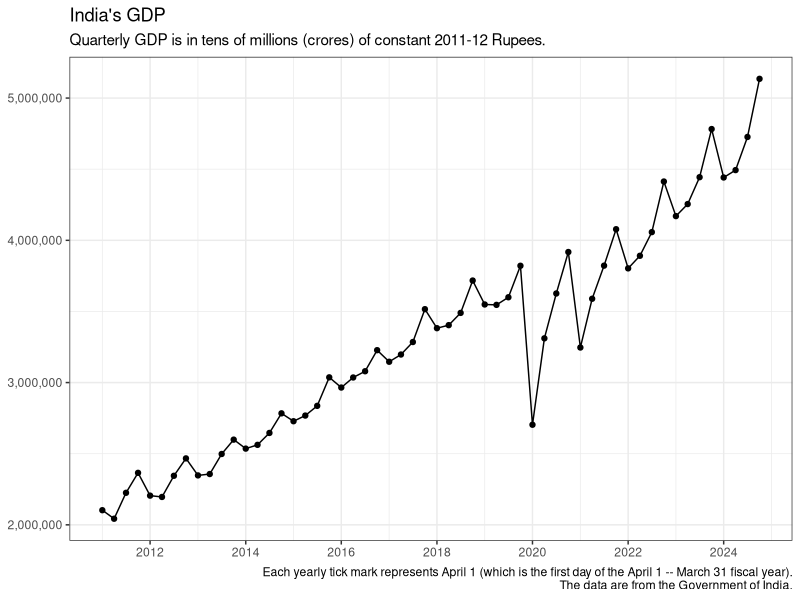
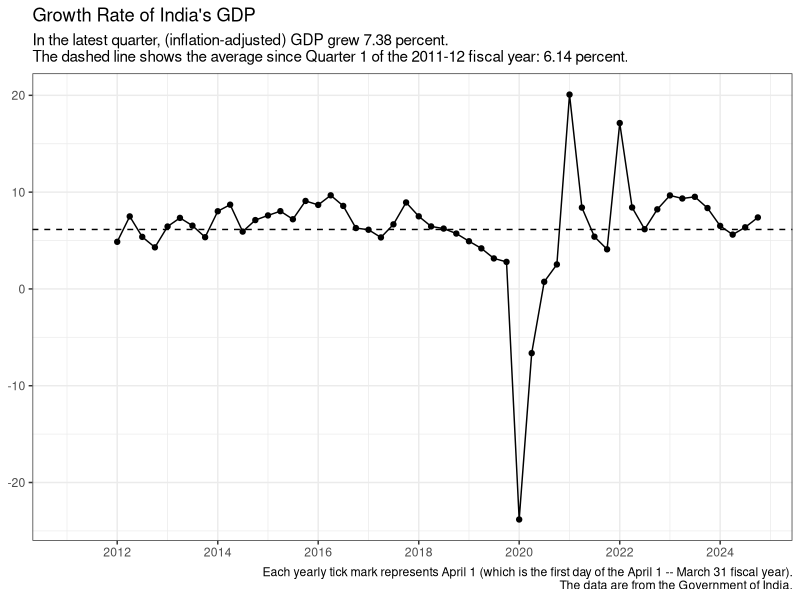
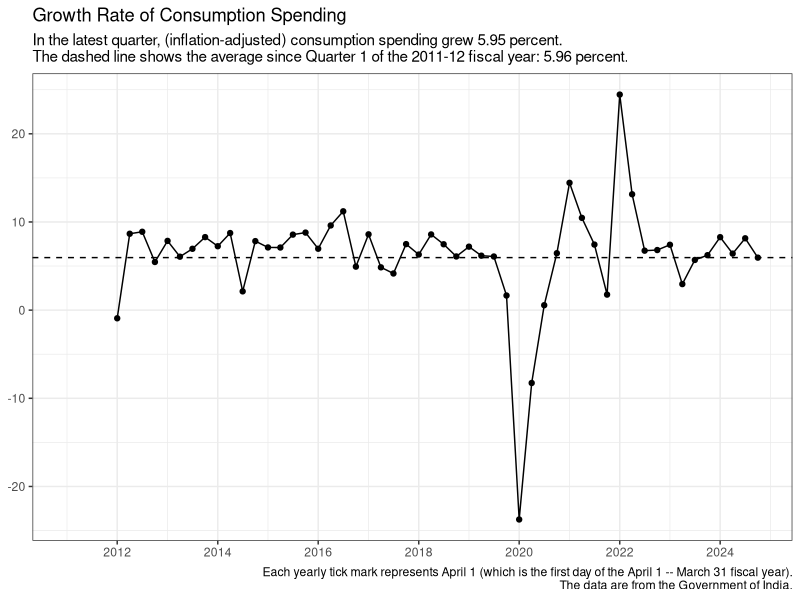
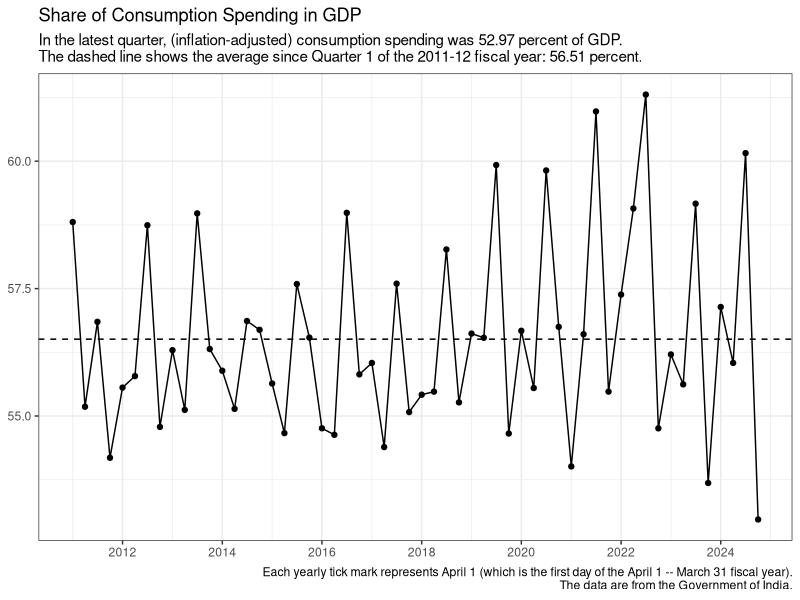
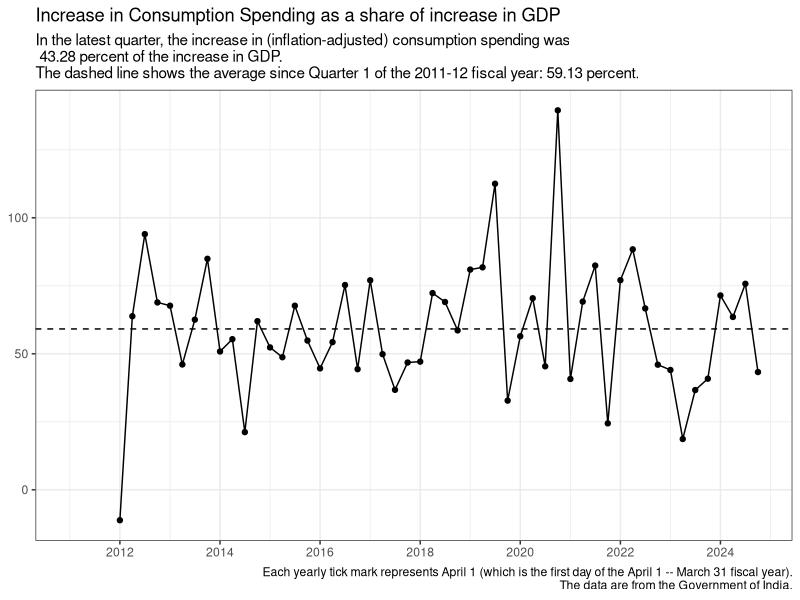
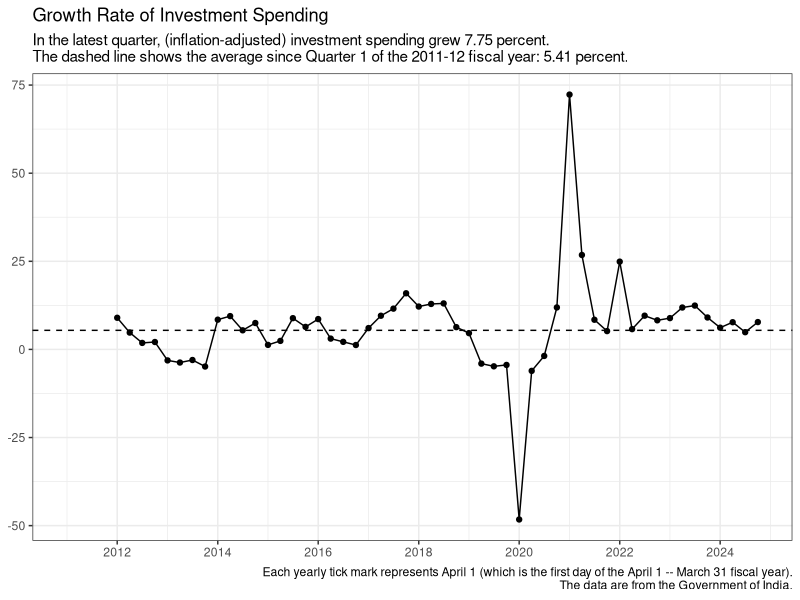
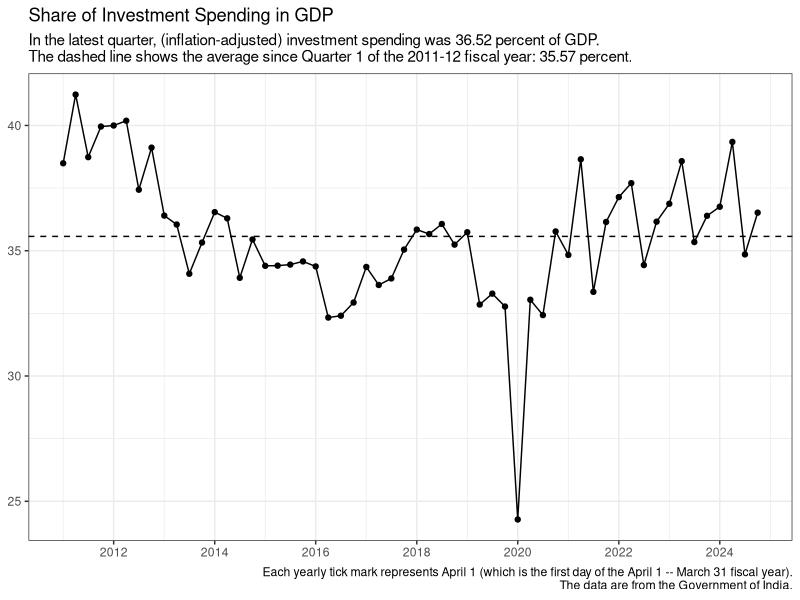
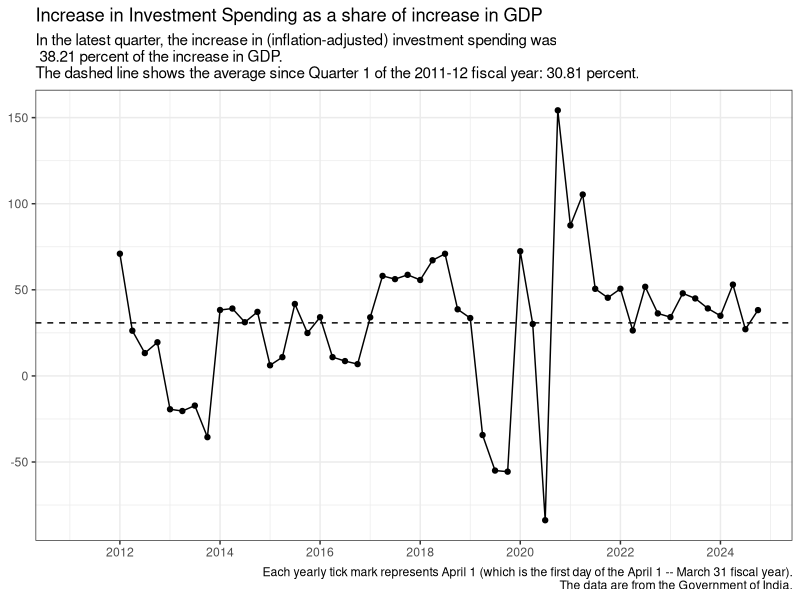

These charts were generated, in order, by the following R code:
## ---- chunk 1
knitr::opts_chunk$set(echo = TRUE)
## ---- chunk 2
#| echo: FALSE
#| message: FALSE
#| warning: FALSE

library(tidyverse)
library(readxl)
library(lubridate)

quarterly <- read_xlsx(
  path = "q_2011_12_prices.xlsx",
  sheet = "Sheet1",
  col_names = TRUE
) |>
  mutate(Date = as.Date(paste0(as.numeric(substr(Year, start = 1, stop = 4)), "-", case_when(Quarter == 1 ~ "01",   # Q1 starts on April 1, but this shortcut serves my purpose.
                           Quarter == 2 ~ "04",
                           Quarter == 3 ~ "07",
                           Quarter == 4 ~ "10"), "-01"))) |>
  relocate(Date) |>
  select(c(Date, Year, Quarter, GDP:Discrepancies))

share <- function(x) {
  100*x/quarterly$GDP
}

share_incr <- function(x, y){
  100*(x - lag(x, 4))/(y - lag(y, 4))
}

growth <- function(x){
  100*(x - lag(x, 4))/lag(x, 4)
}



quarterly_gdp <- quarterly |>
  mutate(I = GFCF + CIS + Valuables,
         I_share = share(I),
         C_share = share(PFCE),
         G_share = share(GFCE),
         NX = Exports - Imports,
         NX_share = share(NX),
         EX_share = share(Exports),
         IM_share = share(Imports),
         D_share = share(Discrepancies),
         Total = I_share + C_share + G_share + NX_share + D_share,
         C_share_incr = share_incr(PFCE, GDP),
         I_share_incr = share_incr(I, GDP),
         G_share_incr = share_incr(GFCE, GDP),
         NX_share_incr = share_incr(NX, GDP),  
         EX_share_incr = share_incr(Exports, GDP),
         IM_share_incr = share_incr(Imports, GDP),
         D_share_incr = share_incr(Discrepancies, GDP),
         Total_share_incr = C_share_incr + I_share_incr + G_share_incr + NX_share_incr + D_share_incr,
         C_growth = growth(PFCE),
         G_growth = growth(GFCE),
         EX_growth = growth(Exports),
         IM_growth = growth(Imports),
         I_growth = growth(I),
         GDP_growth = growth(GDP),
         NX_growth = sign(NX - lag(NX, 4))*100*
(((abs(lag(NX, 4)) + abs(NX - lag(NX, 4)))/abs(lag(NX, 4)))-1)
) 

## Average annual growth over data period

date.begin <- quarterly_gdp$Date[year(quarterly_gdp$Date) == year(min(quarterly_gdp$Date)) & quarter(quarterly_gdp$Date) == quarter(max(quarterly_gdp$Date))]
date.end <- max(quarterly_gdp$Date)

growth_mean <- function(x){
  (((x[quarterly_gdp$Date == date.end]/x[quarterly_gdp$Date == date.begin])^(1/(year(date.end) - year(date.begin)))) - 1)*100
}

GDP_growth_mean <- growth_mean(quarterly_gdp$GDP)
C_growth_mean <- growth_mean(quarterly_gdp$PFCE)
I_growth_mean <- growth_mean(quarterly_gdp$I)
G_growth_mean <- growth_mean(quarterly_gdp$GFCE)
EX_growth_mean <- growth_mean(quarterly_gdp$Exports)
IM_growth_mean <- growth_mean(quarterly_gdp$Imports)
NX_growth_mean <-  sign((quarterly_gdp$NX[quarterly_gdp$Date == date.end] - quarterly_gdp$NX[quarterly_gdp$Date == date.begin]))*
  (((((abs(quarterly_gdp$NX[quarterly_gdp$Date == date.begin]) +
  abs(quarterly_gdp$NX[quarterly_gdp$Date == date.end] - quarterly_gdp$NX[quarterly_gdp$Date == date.begin]))/
  abs(quarterly_gdp$NX[quarterly_gdp$Date == date.begin]))^(1/(year(date.end) - year(date.begin)))) - 1)*100)


## ---- chunk 3
#| echo: FALSE
#| message: FALSE
#| warning: FALSE

options(scipen = 999)
library(scales)

graphit <- function(var, title, subtitle){
  ggplot(data = quarterly_gdp, mapping = aes(x = Date)) +
  geom_line(mapping = aes(y = var)) +
  geom_point(mapping = aes(y = var)) +
  labs (x = NULL, y = NULL, 
        title = title,
        subtitle = subtitle,
        caption = "Each yearly tick mark represents April 1 (which is the first day of the April 1 -- March 31 fiscal year).\nThe data are from the Government of India.") +
  theme_bw() + 
  scale_y_continuous(labels = scales::comma) +
  scale_x_date(labels = date_format("%Y"), date_breaks = "2 years")
}

graphit(var = quarterly_gdp$GDP, title = "India's GDP", subtitle = "Quarterly GDP is in tens of millions (crores) of constant 2011-12 Rupees.")

## ---- chunk 4
#| echo: FALSE
#| message: FALSE
#| warning: FALSE

subtitle_growth <- function(index_name, index, index_mean){
	paste("In the latest quarter,", index_name, "grew", round(index[quarterly_gdp$Date==max(quarterly_gdp$Date)],2), "percent. \nThe dashed line shows the average since Quarter", min(quarterly_gdp$Quarter[quarterly_gdp$Date==min(quarterly_gdp$Date)]), "of the",  min(quarterly_gdp$Year), "fiscal year:", round(index_mean,2), "percent.")
}

subtitle_share <- function(index_name, index, index_mean){
	paste("In the latest quarter,", index_name, "was", round(index[quarterly_gdp$Date==max(quarterly_gdp$Date)],2), "percent of GDP. \nThe dashed line shows the average since Quarter", min(quarterly_gdp$Quarter[quarterly_gdp$Date==min(quarterly_gdp$Date)]), "of the",  min(quarterly_gdp$Year), "fiscal year:", round(index_mean,2), "percent.")
}

subtitle_share_incr <- function(index_name, index, index_mean){
	paste("In the latest quarter, the increase in", index_name, "was\n", round(index[quarterly_gdp$Date==max(quarterly_gdp$Date)],2), "percent of the increase in GDP. \nThe dashed line shows the average since Quarter", min(quarterly_gdp$Quarter[quarterly_gdp$Date==min(quarterly_gdp$Date)]), "of the",  min(quarterly_gdp$Year), "fiscal year:", round(index_mean,2), "percent.")
}


graphit2 <- function(index, title, subtitle, index_mean){
  ggplot(data = quarterly_gdp, mapping = aes(x = Date)) +
  geom_line(mapping = aes(y = index)) +
  geom_point(mapping = aes(y = index))  +
  geom_hline(aes(yintercept = index_mean), linetype = "dashed") +
  labs (x = NULL, y = NULL, 
        title = title,
        subtitle = subtitle,
        caption = "Each yearly tick mark represents April 1 (which is the first day of the April 1 -- March 31 fiscal year).\nThe data are from the Government of India.") +
  theme_bw() + 
  scale_y_continuous(labels = scales::comma) +
  scale_x_date(labels = date_format("%Y"), date_breaks = "2 years")
}

mysubtitle <- subtitle_growth("(inflation-adjusted) GDP", quarterly_gdp$GDP_growth, GDP_growth_mean)

graphit2(index = quarterly_gdp$GDP_growth, index_mean = GDP_growth_mean, title = "Growth Rate of India's GDP", subtitle = mysubtitle)

## ---- chunk 5
#| echo: FALSE
#| message: FALSE
#| warning: FALSE

mysubtitle <- subtitle_growth("(inflation-adjusted) consumption spending", quarterly_gdp$C_growth, C_growth_mean)

graphit2(index = quarterly_gdp$C_growth, index_mean = C_growth_mean, title = "Growth Rate of Consumption Spending", subtitle = mysubtitle)

mysubtitle <- subtitle_share("(inflation-adjusted) consumption spending", quarterly_gdp$C_share, mean(quarterly_gdp$C_share, na.rm = TRUE))

graphit2(index = quarterly_gdp$C_share, index_mean = mean(quarterly_gdp$C_share, na.rm = TRUE), title = "Share of Consumption Spending in GDP", subtitle = mysubtitle)

mysubtitle <- subtitle_share_incr("(inflation-adjusted) consumption spending", quarterly_gdp$C_share_incr, mean(quarterly_gdp$C_share_incr, na.rm = TRUE))

graphit2(index = quarterly_gdp$C_share_incr, index_mean = mean(quarterly_gdp$C_share_incr, na.rm = TRUE), title = "Increase in Consumption Spending as a share of increase in GDP", subtitle = mysubtitle)


## ---- chunk 6
#| echo: FALSE
#| message: FALSE
#| warning: FALSE

mysubtitle <- subtitle_growth("(inflation-adjusted) investment spending", quarterly_gdp$I_growth, I_growth_mean)

graphit2(index = quarterly_gdp$I_growth, index_mean = I_growth_mean, title = "Growth Rate of Investment Spending", subtitle = mysubtitle)

mysubtitle <- subtitle_share("(inflation-adjusted) investment spending", quarterly_gdp$I_share, mean(quarterly_gdp$I_share, na.rm = TRUE))

graphit2(index = quarterly_gdp$I_share, index_mean = mean(quarterly_gdp$I_share, na.rm = TRUE), title = "Share of Investment Spending in GDP", subtitle = mysubtitle)

mysubtitle <- subtitle_share_incr("(inflation-adjusted) investment spending", quarterly_gdp$I_share_incr, mean(quarterly_gdp$I_share_incr, na.rm = TRUE))

graphit2(index = quarterly_gdp$I_share_incr, index_mean = mean(quarterly_gdp$I_share_incr, na.rm = TRUE), title = "Increase in Investment Spending as a share of increase in GDP", subtitle = mysubtitle)

## ---- chunk 7
#| echo: FALSE
#| message: FALSE
#| warning: FALSE

mysubtitle <- subtitle_growth("(inflation-adjusted) government spending", quarterly_gdp$G_growth, G_growth_mean)

graphit2(index = quarterly_gdp$G_growth, index_mean = G_growth_mean, title = "Growth Rate of Government Spending", subtitle = mysubtitle)

mysubtitle <- subtitle_share("(inflation-adjusted) government spending", quarterly_gdp$G_share, mean(quarterly_gdp$G_share, na.rm = TRUE))

graphit2(index = quarterly_gdp$G_share, index_mean = mean(quarterly_gdp$G_share, na.rm = TRUE), title = "Share of Government Spending in GDP", subtitle = mysubtitle)

mysubtitle <- subtitle_share_incr("(inflation-adjusted) investment spending", quarterly_gdp$G_share_incr, mean(quarterly_gdp$G_share_incr, na.rm = TRUE))

graphit2(index = quarterly_gdp$G_share_incr, index_mean = mean(quarterly_gdp$G_share_incr, na.rm = TRUE), title = "Increase in Government Spending as a share of increase in GDP", subtitle = mysubtitle)

## ---- chunk 8
#| echo: FALSE
#| message: FALSE
#| warning: FALSE

mysubtitle <- subtitle_growth("(inflation-adjusted) net exports", quarterly_gdp$NX_growth, NX_growth_mean)

graphit2(index = quarterly_gdp$NX_growth, index_mean = NX_growth_mean, title = "Growth Rate of Net Exports", subtitle = mysubtitle)

mysubtitle <- subtitle_share("(inflation-adjusted) net exports", quarterly_gdp$NX_share, mean(quarterly_gdp$NX_share, na.rm = TRUE))

graphit2(index = quarterly_gdp$NX_share, index_mean = mean(quarterly_gdp$NX_share, na.rm = TRUE), title = "Share of net exports in GDP", subtitle = mysubtitle)

mysubtitle <- subtitle_share_incr("(inflation-adjusted) net exports", quarterly_gdp$NX_share_incr, mean(quarterly_gdp$NX_share_incr, na.rm = TRUE))

graphit2(index = quarterly_gdp$NX_share_incr, index_mean = mean(quarterly_gdp$NX_share_incr, na.rm = TRUE), title = "Increase in Net Exports as a share of increase in GDP", subtitle = mysubtitle)


## ---- chunk 9
#| echo: FALSE
#| message: FALSE
#| warning: FALSE

mysubtitle <- subtitle_growth("(inflation-adjusted) exports", quarterly_gdp$EX_growth, EX_growth_mean)

graphit2(index = quarterly_gdp$EX_growth, index_mean = EX_growth_mean, title = "Growth Rate of Exports", subtitle = mysubtitle)

mysubtitle <- subtitle_share("(inflation-adjusted) exports", quarterly_gdp$EX_share, mean(quarterly_gdp$EX_share, na.rm = TRUE))

graphit2(index = quarterly_gdp$EX_share, index_mean = mean(quarterly_gdp$EX_share, na.rm = TRUE), title = "Share of exports in GDP", subtitle = mysubtitle)

mysubtitle <- subtitle_share_incr("(inflation-adjusted) exports", quarterly_gdp$EX_share_incr, mean(quarterly_gdp$EX_share_incr, na.rm = TRUE))

graphit2(index = quarterly_gdp$EX_share_incr, index_mean = mean(quarterly_gdp$EX_share_incr, na.rm = TRUE), title = "Increase in Exports as a share of increase in GDP", subtitle = mysubtitle)


## ---- chunk 10
#| echo: FALSE
#| message: FALSE
#| warning: FALSE

mysubtitle <- subtitle_growth("(inflation-adjusted) imports", quarterly_gdp$IM_growth, IM_growth_mean)

graphit2(index = quarterly_gdp$IM_growth, index_mean = IM_growth_mean, title = "Growth Rate of Imports", subtitle = mysubtitle)

mysubtitle <- subtitle_share("(inflation-adjusted) imports", quarterly_gdp$IM_share, mean(quarterly_gdp$IM_share, na.rm = TRUE))

graphit2(index = quarterly_gdp$IM_share, index_mean = mean(quarterly_gdp$IM_share, na.rm = TRUE), title = "Share of imports in GDP", subtitle = mysubtitle)

mysubtitle <- subtitle_share_incr("(inflation-adjusted) imports", quarterly_gdp$IM_share_incr, mean(quarterly_gdp$IM_share_incr, na.rm = TRUE))

graphit2(index = quarterly_gdp$IM_share_incr, index_mean = mean(quarterly_gdp$IM_share_incr, na.rm = TRUE), title = "Increase in Imports as a share of increase in GDP", subtitle = mysubtitle)

